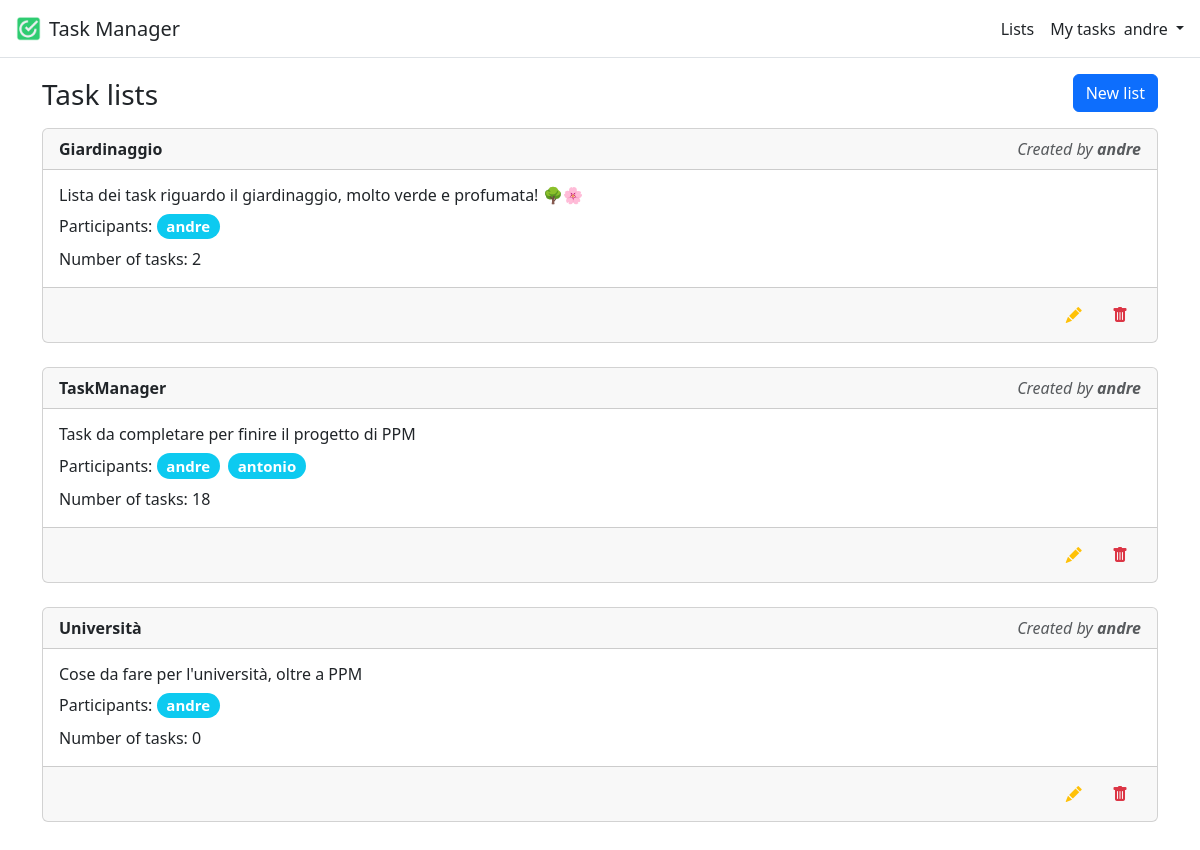
Screenshot of /lists/ (signed in) with the database file from the repository.
### lists/models.py (models this page shows, shortened)
class TaskList(models.Model):
    id = models.AutoField(primary_key=True)
    title = models.CharField(max_length=255)
    description = models.TextField()
    owner = models.ForeignKey(User, on_delete=models.CASCADE, related_name="owner")
    participants = models.ManyToManyField(User, related_name="participants")
    tasks = models.ManyToManyField("Task", related_name="tasks", blank=True)

### lists/views.py (the view)
# urls.py: path('', views.TaskListsView.as_view(), name="lists"),
class TaskListsView(LoginRequiredMixin, ListView):
    model = TaskList
    template_name = "lists/lists.html"
    def get_context_data(self, **kwargs):
        context = super().get_context_data(**kwargs)
        context["lists"] = TaskList.objects.filter(participants=self.request.user.id)
        context["message"] = get_message(self.request)
        return context

### lists/views.py (called while the page is built)
def get_message(request):
    message = None
    if "message" in request.session:
        message = request.session["message"]
        del request.session["message"]
    return message if message else None

### templates/lists/lists.html
{% extends "base.html" %}
{% block content %}
    <div class="row d-flex align-items-end">
        <h3 class="col m-0">Task lists</h3>
        <div class="col"><a href="{% url 'list_new' %}">
            <button class="btn btn-primary float-end">New list</button>
        </a></div>
    </div>
    <ul class="p-0 my-3">
        {% for task_list in lists %}
            <a href="{% url 'list' task_list.id %}" class="link-dark text-decoration-none">
                <div class="card">
                    <div class="card-header">
                        <div class="row d-flex">
                            <div class="col">
                                <span class="fw-bold">{{ task_list.title }}</span>
                            </div>
                            <div class="col">
                                <em class="text-muted float-end">Created by <b>{{ task_list.owner }}</b></em>
                            </div>
                        </div>
                    </div>
                    <div class="card-body">
                        <h6 class="card-text mb-2">{{ task_list.description }}</h6>
                        <div class="mb-2">Participants:
                            {% for user in task_list.participants.all %}
                                <h5 class="d-inline-block my-0 me-1"><span
                                        class="badge rounded-pill bg-info">{{ user }}</span>
                                </h5>
                            {% endfor %}
                        </div>
                        <p class="mb-0">Number of tasks: {{ task_list.tasks.count }}</p>
                    </div>
                    <div class="card-footer text-end text-muted">
                        <a href="{% url 'list_edit' task_list.id %}" class="d-inline-flex link-dark text-decoration-none">
                            <button class="btn text-warning"><i class="bi-pencil-fill"></i></button>
                        </a>
                        <a href="{% url 'list_delete' task_list.id %}" class="d-inline-flex link-dark text-decoration-none">
                            <button class="btn text-danger"><i class="bi-trash-fill"></i></button>
                        </a>
                    </div>
                </div>
            </a>
            <br/>
        {% empty %}
            <ul class="list-group my-2">
                <li class="list-group-item list-group-item-primary">
                    <h4 class="mb-0">No lists found, please create one.</h4>
                </li>
            </ul>
        {% endfor %}
    </ul>
{% endblock %}

### templates/base.html (shortened to what this page needs)
<!DOCTYPE html>
<html lang="en">
{% load static %}
{% load crispy_forms_tags %}
<head>
    <link href="https://cdn.jsdelivr.net/npm/bootstrap@5.3.0-alpha3/dist/css/bootstrap.min.css" rel="stylesheet"
>
    <link rel="stylesheet" href="https://cdn.jsdelivr.net/npm/bootstrap-icons@1.3.0/font/bootstrap-icons.css">
</head>
<body>
<header class="p-3 mb-3 border-bottom">
    <div class="d-flex align-items-center justify-content-between">
        <a class="navbar-brand d-inline-flex align-items-center" href="{% url 'home' %}">
            <img class="img-responsive" src="{% static 'favicon.ico' %}" alt="Favicon" style="max-height: 25px;">
            <h5 class="d-inline-block my-0 mx-2">Task Manager</h5>
        </a>
        <div class="d-flex align-items-center">
            {% if user.is_authenticated %}
                <ul class="nav col-lg-auto me-lg-auto justify-content-center mb-md-0 d-none d-sm-flex">
                    <li class="nav-item">
                        <a href="{% url 'lists' %}" class="nav-link px-2 py-0 link-dark">Lists</a>
                    </li>
                    <li class="nav-item">
                        <a href="{% url 'my-tasks' %}" class="nav-link px-2 py-0 link-dark">My tasks</a>
                    </li>
                </ul>
                <div class="dropdown text-end">
                    <a href="#" class="d-block link-dark text-decoration-none dropdown-toggle" id="dropdownUser"
                       data-bs-toggle="dropdown" aria-expanded="false">
                        {{ user.username }}
                    </a>
                </div>
            {% else %}
                <div class="text-end">
                    <a href="{% url 'login' %}" class="btn btn-outline-primary me-2">Log In</a>
                    <a href="{% url 'signup' %}" class="btn btn-primary">Sign Up</a>
                </div>
            {% endif %}
        </div>
    </div>
</header>
<main>
    <div class="container">
        {% block content %}
        {% endblock content %}
    </div>
</main>
</body>
</html>

### rows the page displays
TaskList: title "Giardinaggio", owner "andre", description "Lista dei task riguardo il giardinaggio, molto verde e profumata! 🌳🌸", tasks.count "2"
TaskList: title "TaskManager", owner "andre", description "Task da completare per finire il progetto di PPM", tasks.count "18"
TaskList: title "Università", owner "andre", description "Cose da fare per l'università, oltre a PPM", tasks.count "0"

### other values shown
{{ user.username }} "andre"
{{ user }} "andre"
{{ user }} "antonio"
